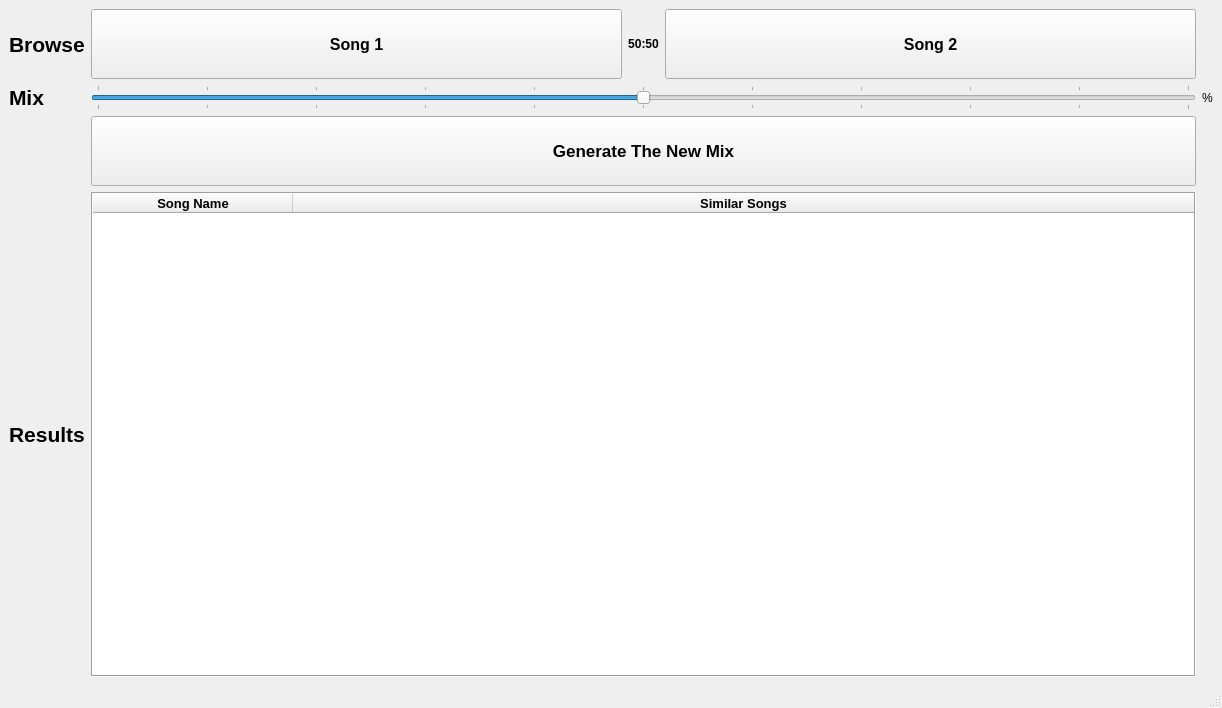
<?xml version="1.0" encoding="UTF-8"?>
<ui version="4.0">
 <class>MainWindow</class>
 <widget class="QMainWindow" name="MainWindow">
  <property name="geometry">
   <rect>
    <x>0</x>
    <y>0</y>
    <width>1222</width>
    <height>708</height>
   </rect>
  </property>
  <property name="windowTitle">
   <string>Shazam_Like_App</string>
  </property>
  <widget class="QWidget" name="centralwidget">
   <layout class="QGridLayout" name="gridLayout">
    <item row="0" column="0">
     <widget class="QLabel" name="Browse">
      <property name="font">
       <font>
        <pointsize>16</pointsize>
        <weight>75</weight>
        <bold>true</bold>
       </font>
      </property>
      <property name="text">
       <string>Browse</string>
      </property>
     </widget>
    </item>
    <item row="0" column="1">
     <layout class="QHBoxLayout" name="horizontalLayout">
      <item>
       <widget class="QPushButton" name="Opensong1">
        <property name="sizePolicy">
         <sizepolicy hsizetype="Expanding" vsizetype="Expanding">
          <horstretch>0</horstretch>
          <verstretch>0</verstretch>
         </sizepolicy>
        </property>
        <property name="maximumSize">
         <size>
          <width>16777215</width>
          <height>70</height>
         </size>
        </property>
        <property name="font">
         <font>
          <pointsize>12</pointsize>
          <weight>75</weight>
          <bold>true</bold>
         </font>
        </property>
        <property name="text">
         <string>Song 1</string>
        </property>
       </widget>
      </item>
      <item>
       <widget class="QLabel" name="Percentage">
        <property name="minimumSize">
         <size>
          <width>0</width>
          <height>30</height>
         </size>
        </property>
        <property name="font">
         <font>
          <weight>75</weight>
          <bold>true</bold>
         </font>
        </property>
        <property name="layoutDirection">
         <enum>Qt::LeftToRight</enum>
        </property>
        <property name="text">
         <string>50:50</string>
        </property>
        <property name="alignment">
         <set>Qt::AlignCenter</set>
        </property>
        <property name="wordWrap">
         <bool>true</bool>
        </property>
       </widget>
      </item>
      <item>
       <widget class="QPushButton" name="Opensong2">
        <property name="sizePolicy">
         <sizepolicy hsizetype="Expanding" vsizetype="Expanding">
          <horstretch>0</horstretch>
          <verstretch>0</verstretch>
         </sizepolicy>
        </property>
        <property name="maximumSize">
         <size>
          <width>16777215</width>
          <height>70</height>
         </size>
        </property>
        <property name="font">
         <font>
          <pointsize>12</pointsize>
          <weight>75</weight>
          <bold>true</bold>
         </font>
        </property>
        <property name="text">
         <string>Song 2</string>
        </property>
       </widget>
      </item>
     </layout>
    </item>
    <item row="1" column="0">
     <widget class="QLabel" name="Mix_2">
      <property name="font">
       <font>
        <pointsize>16</pointsize>
        <weight>75</weight>
        <bold>true</bold>
       </font>
      </property>
      <property name="text">
       <string>Mix</string>
      </property>
     </widget>
    </item>
    <item row="1" column="1">
     <widget class="QSlider" name="Mixing_Slider">
      <property name="maximum">
       <number>100</number>
      </property>
      <property name="sliderPosition">
       <number>50</number>
      </property>
      <property name="orientation">
       <enum>Qt::Horizontal</enum>
      </property>
      <property name="tickPosition">
       <enum>QSlider::TicksBothSides</enum>
      </property>
      <property name="tickInterval">
       <number>10</number>
      </property>
     </widget>
    </item>
    <item row="1" column="2">
     <widget class="QLabel" name="label_15">
      <property name="text">
       <string>%</string>
      </property>
     </widget>
    </item>
    <item row="2" column="1">
     <widget class="QPushButton" name="Mix">
      <property name="sizePolicy">
       <sizepolicy hsizetype="Expanding" vsizetype="Expanding">
        <horstretch>0</horstretch>
        <verstretch>0</verstretch>
       </sizepolicy>
      </property>
      <property name="maximumSize">
       <size>
        <width>16777215</width>
        <height>70</height>
       </size>
      </property>
      <property name="font">
       <font>
        <pointsize>13</pointsize>
        <weight>75</weight>
        <bold>true</bold>
       </font>
      </property>
      <property name="text">
       <string>Generate The New Mix</string>
      </property>
      <property name="checked">
       <bool>false</bool>
      </property>
     </widget>
    </item>
    <item row="3" column="0">
     <widget class="QLabel" name="Results">
      <property name="font">
       <font>
        <pointsize>16</pointsize>
        <weight>75</weight>
        <bold>true</bold>
       </font>
      </property>
      <property name="text">
       <string>Results</string>
      </property>
     </widget>
    </item>
    <item row="3" column="1">
     <widget class="QTableWidget" name="Similarity_Results">
      <property name="minimumSize">
       <size>
        <width>0</width>
        <height>400</height>
       </size>
      </property>
      <property name="layoutDirection">
       <enum>Qt::LeftToRight</enum>
      </property>
      <property name="autoFillBackground">
       <bool>false</bool>
      </property>
      <property name="frameShape">
       <enum>QFrame::Box</enum>
      </property>
      <property name="frameShadow">
       <enum>QFrame::Sunken</enum>
      </property>
      <property name="autoScroll">
       <bool>true</bool>
      </property>
      <property name="editTriggers">
       <set>QAbstractItemView::NoEditTriggers</set>
      </property>
      <property name="showDropIndicator" stdset="0">
       <bool>false</bool>
      </property>
      <property name="dragDropOverwriteMode">
       <bool>false</bool>
      </property>
      <property name="alternatingRowColors">
       <bool>true</bool>
      </property>
      <property name="selectionBehavior">
       <enum>QAbstractItemView::SelectRows</enum>
      </property>
      <property name="sortingEnabled">
       <bool>true</bool>
      </property>
      <attribute name="horizontalHeaderCascadingSectionResizes">
       <bool>true</bool>
      </attribute>
      <attribute name="horizontalHeaderDefaultSectionSize">
       <number>200</number>
      </attribute>
      <attribute name="horizontalHeaderHighlightSections">
       <bool>true</bool>
      </attribute>
      <attribute name="horizontalHeaderMinimumSectionSize">
       <number>40</number>
      </attribute>
      <attribute name="horizontalHeaderStretchLastSection">
       <bool>true</bool>
      </attribute>
      <attribute name="verticalHeaderVisible">
       <bool>true</bool>
      </attribute>
      <column>
       <property name="text">
        <string>Song Name</string>
       </property>
       <property name="font">
        <font>
         <pointsize>10</pointsize>
         <weight>75</weight>
         <bold>true</bold>
        </font>
       </property>
       <property name="textAlignment">
        <set>AlignCenter</set>
       </property>
      </column>
      <column>
       <property name="text">
        <string>Similar Songs</string>
       </property>
       <property name="font">
        <font>
         <pointsize>10</pointsize>
         <weight>75</weight>
         <bold>true</bold>
        </font>
       </property>
       <property name="textAlignment">
        <set>AlignCenter</set>
       </property>
      </column>
     </widget>
    </item>
   </layout>
   <widget class="QWidget" name="layoutWidget">
    <property name="geometry">
     <rect>
      <x>180</x>
      <y>50</y>
      <width>2</width>
      <height>2</height>
     </rect>
    </property>
    <layout class="QHBoxLayout" name="horizontalLayout_2"/>
   </widget>
  </widget>
  <widget class="QMenuBar" name="menubar">
   <property name="geometry">
    <rect>
     <x>0</x>
     <y>0</y>
     <width>1222</width>
     <height>26</height>
    </rect>
   </property>
  </widget>
  <widget class="QStatusBar" name="statusbar"/>
 </widget>
 <resources/>
 <connections/>
</ui>
